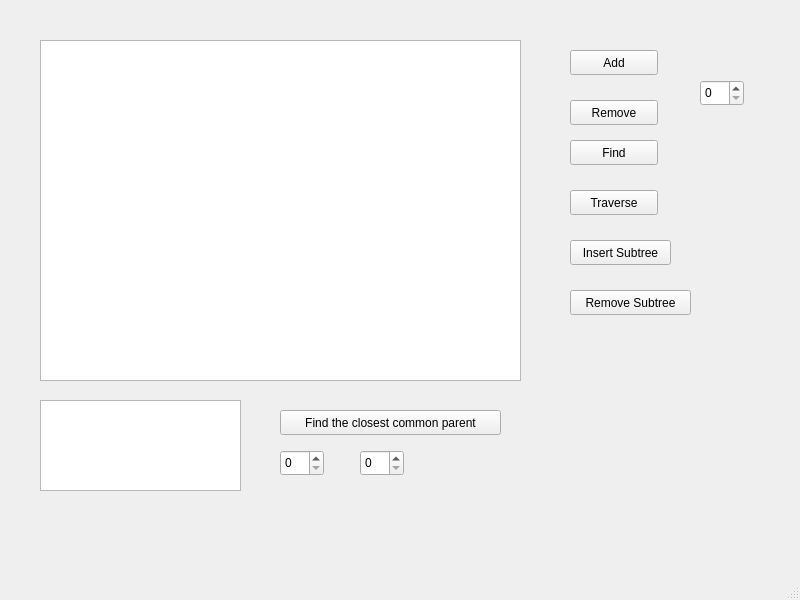
<?xml version="1.0" encoding="UTF-8"?>
<ui version="4.0">
 <class>MainWindow</class>
 <widget class="QMainWindow" name="MainWindow">
  <property name="geometry">
   <rect>
    <x>0</x>
    <y>0</y>
    <width>800</width>
    <height>600</height>
   </rect>
  </property>
  <property name="windowTitle">
   <string>MainWindow</string>
  </property>
  <widget class="QWidget" name="centralwidget">
   <widget class="QTreeView" name="treeView">
    <property name="geometry">
     <rect>
      <x>40</x>
      <y>40</y>
      <width>481</width>
      <height>341</height>
     </rect>
    </property>
   </widget>
   <widget class="QPushButton" name="addButton">
    <property name="geometry">
     <rect>
      <x>570</x>
      <y>50</y>
      <width>88</width>
      <height>25</height>
     </rect>
    </property>
    <property name="text">
     <string>Add</string>
    </property>
   </widget>
   <widget class="QPushButton" name="removeButton">
    <property name="geometry">
     <rect>
      <x>570</x>
      <y>100</y>
      <width>88</width>
      <height>25</height>
     </rect>
    </property>
    <property name="text">
     <string>Remove</string>
    </property>
   </widget>
   <widget class="QSpinBox" name="spinBox">
    <property name="geometry">
     <rect>
      <x>700</x>
      <y>80</y>
      <width>44</width>
      <height>26</height>
     </rect>
    </property>
   </widget>
   <widget class="QPushButton" name="findButton">
    <property name="geometry">
     <rect>
      <x>570</x>
      <y>140</y>
      <width>88</width>
      <height>25</height>
     </rect>
    </property>
    <property name="text">
     <string>Find</string>
    </property>
   </widget>
   <widget class="QTextBrowser" name="answerBrowser">
    <property name="geometry">
     <rect>
      <x>40</x>
      <y>400</y>
      <width>201</width>
      <height>91</height>
     </rect>
    </property>
   </widget>
   <widget class="QPushButton" name="traverseButton">
    <property name="geometry">
     <rect>
      <x>570</x>
      <y>190</y>
      <width>88</width>
      <height>25</height>
     </rect>
    </property>
    <property name="text">
     <string>Traverse</string>
    </property>
   </widget>
   <widget class="QPushButton" name="insertSubtreeButton">
    <property name="geometry">
     <rect>
      <x>570</x>
      <y>240</y>
      <width>101</width>
      <height>25</height>
     </rect>
    </property>
    <property name="text">
     <string>Insert Subtree</string>
    </property>
   </widget>
   <widget class="QPushButton" name="removeSubtreeButton">
    <property name="geometry">
     <rect>
      <x>570</x>
      <y>290</y>
      <width>121</width>
      <height>25</height>
     </rect>
    </property>
    <property name="text">
     <string>Remove Subtree</string>
    </property>
   </widget>
   <widget class="QPushButton" name="commonParentButton">
    <property name="geometry">
     <rect>
      <x>280</x>
      <y>410</y>
      <width>221</width>
      <height>25</height>
     </rect>
    </property>
    <property name="text">
     <string>Find the closest common parent</string>
    </property>
   </widget>
   <widget class="QSpinBox" name="value1SpinBox">
    <property name="geometry">
     <rect>
      <x>280</x>
      <y>450</y>
      <width>44</width>
      <height>26</height>
     </rect>
    </property>
   </widget>
   <widget class="QSpinBox" name="value2SpinBox">
    <property name="geometry">
     <rect>
      <x>360</x>
      <y>450</y>
      <width>44</width>
      <height>26</height>
     </rect>
    </property>
   </widget>
  </widget>
  <widget class="QMenuBar" name="menubar">
   <property name="geometry">
    <rect>
     <x>0</x>
     <y>0</y>
     <width>800</width>
     <height>22</height>
    </rect>
   </property>
  </widget>
  <widget class="QStatusBar" name="statusbar"/>
 </widget>
 <resources/>
 <connections/>
</ui>
